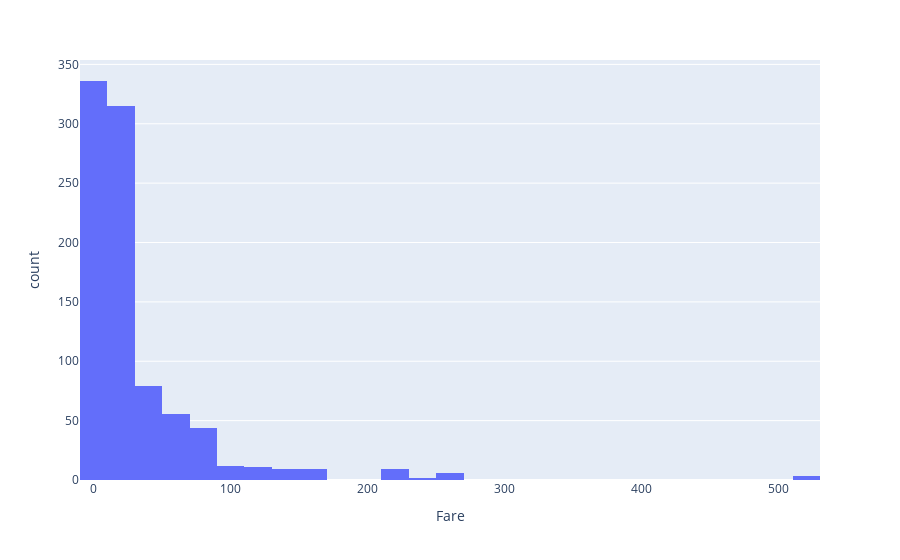

The code cell stored with this chart in its notebook:
### Code cell
fig.show()

### Figure 1 — Plotly figure (JSON) as saved in the notebook; plotly's stock layout.template omitted (floating-point values rounded to 4 significant figures; data arrays with more than 128 entries replaced by an {"elided": "..."} marker saying what was removed)
{"data": [{"bingroup": "x", "hovertemplate": "Fare=%{x}<br>count=%{y}<extra></extra>", "legendgroup": "", "marker": {"color": "#636efa", "pattern": {"shape": ""}}, "name": "", "nbinsx": 30, "orientation": "v", "showlegend": false, "type": "histogram", "x": {"elided": "891 float values"}, "xaxis": "x", "yaxis": "y"}], "layout": {"barmode": "relative", "legend": {"tracegroupgap": 0}, "margin": {"t": 60}, "xaxis": {"anchor": "y", "domain": [0, 1], "title": {"text": "Fare"}}, "yaxis": {"anchor": "x", "domain": [0, 1], "title": {"text": "count"}}}}
